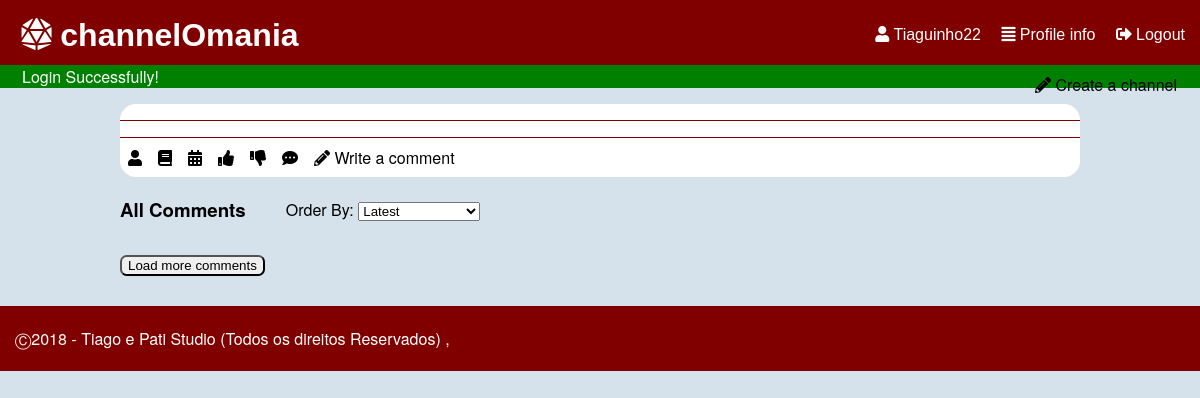
Before: /pages/story.php (signed in) with the older database file.
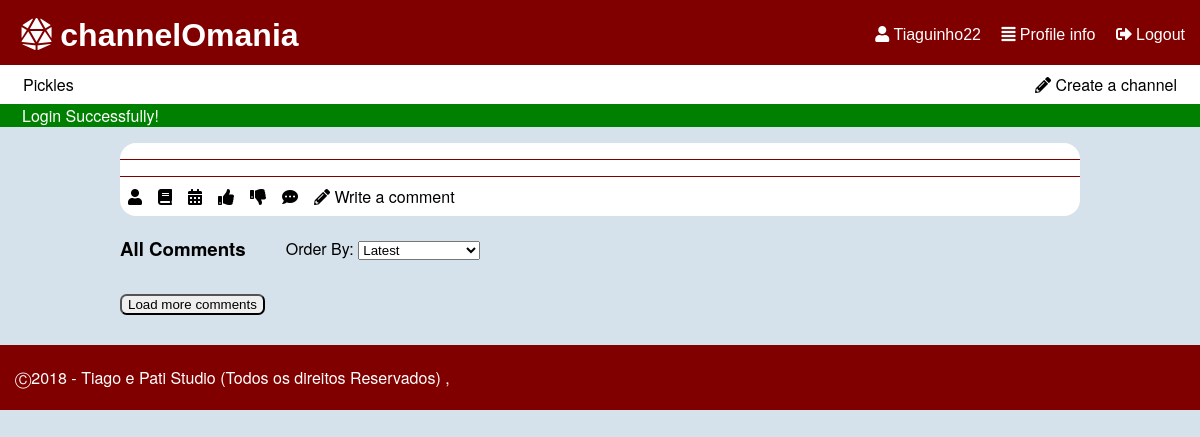
After: the same page with the newer database file.
### tables this page shows
CREATE TABLE "channel" (
	`ID`	INTEGER NOT NULL,
	`name`	TEXT NOT NULL CHECK(length(name) > 0 and length(name) < 30) UNIQUE,
	`coverImage`	TEXT,
	`author`	INTEGER NOT NULL,
	PRIMARY KEY(`ID`),
	FOREIGN KEY(`author`) REFERENCES `user`(`ID`) ON DELETE Cascade ON UPDATE No Action
);

### pages/story.php (called while the page is built, shortened)
<?php
  include_once('../database/db_list.php');
  include_once('../templates/tpl_common.php');
  include_once('../templates/tpl_story.php');
  $story = getStory($_GET['storyId']);
  draw_header($story['title']);
  draw_footer();
?>

### database/db_list.php (called while the page is built, shortened)
<?php
function listChannel($sort='') {
  switch($sort){
    case 'mActive':
      $order = 'n_stories DESC';
      break;
  }
  $db = Database::instance()->db();
  $stmt = $db->prepare('SELECT *,(SELECT COUNT(*) FROM story WHERE story.channel == channel.ID) AS n_stories,channel.ID as channelId FROM channel INNER JOIN user ON author=user.ID ORDER BY '.$order);
  $stmt->execute();
  return $stmt->fetchAll();
}
?>

### templates/tpl_common.php (the view, shortened to what this page needs)
<?php function draw_header($tabText = ""){
?>
<!DOCTYPE html>
<html lang="en-US">
  <head>
    <link href="../css/style.css" rel="stylesheet">
    <link href="../css/input.css" rel="stylesheet">
    <link href="../css/links.css" rel="stylesheet">
    <link rel="stylesheet" href="https://use.fontawesome.com/releases/v5.5.0/css/all.css">
  </head>
  <body>
    <header id="header">
      <?php if(isset($_SESSION['username'])){ ?>
        <div id='options'>
          <a href="../pages/profile.php"><i class="fas fa-user"></i> <?php echo($_SESSION['username']) ?></a>
          <a href="../pages/profile.php"><i class="fas fa-align-justify"></i> Profile info</a>
          <a href="../actions/action_logout.php"><i class="fas fa-sign-out-alt"></i> Logout</a>
        </div>
      <?php } ?>
      <h1><a href="mainpage.php"><i class="fas fa-dice-d20"></i> channelOmania</a></h1>
    </header>
    <?php if(isset($_SESSION['username'])){ ?>
    <div id="list_channels">
      <p><a href = "../pages/new_channel.php" ><i class="fas fa-pencil-alt"></i> Create a channel</a></p>
      <?php $channels = listChannel('mActive'); ?>
      <ul>
      <?php if(count($channels) > 5) { ?>
        <?php for ($i=0; $i < 5; $i++) { ?>
          <li><a href = "../pages/channel.php?channelId=<?php echo($channels[$i]['channelId']); ?>" ><?php echo($channels[$i]['name']); ?></a></li>
        <?php } ?>
          <li id="moreChannels"><a href = "../pages/all_channels.php" >More Channels</a></li>
      <?php } else { ?>
        <?php foreach($channels as $channel_list){ ?>
          <li><a href = "../pages/channel.php?channelId=<?php echo($channel_list['channelId']); ?>" ><?php echo($channel_list['name']); ?></a></li>
        <?php } ?>
      <?php } ?>
      </ul>
    </div>
    <?php } ?>
    <?php if (isset($_SESSION['messages'])) {?>
      <section id="messages">
        <?php foreach($_SESSION['messages'] as $message) { ?>
          <div class="<?=$message['type']?>"><?=$message['content']?></div>
        <?php } ?>
      </section>
    <?php unset($_SESSION['messages']); } ?>
<?php } ?>
<?php function draw_footer(){
  ?>
  <footer class="footer">
    <p>	&#9400;2018 - Tiago e Pati Studio (Todos os direitos Reservados) ,</p>
  </footer>
</body>
</html>
<?php }
 ?>

Changed rows visible on the page:
added channel: name "Pickles"
